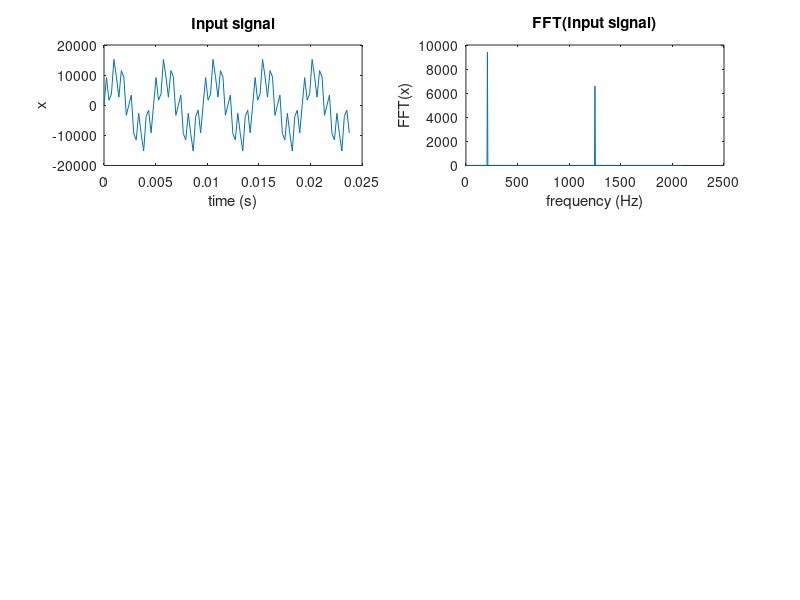

This chart was generated by the following MATLAB code: (Note: this script raises an error after producing the figure.)
% -----------------------------------------------------------------------------------
% This script generates the input signal and a pre-implemented 4 pole butterworth filter
% Allows to plot the input signal in time and frequency as well as the filtered signals. 
% -----------------------------------------------------------------------------------
%%
% PART 1 : Generate input signal
adc_freq = 5e6;
row_len = 100;
num_rows = 12;

Fs = adc_freq / (row_len * num_rows);   % Sampling frequency
T = 1/Fs;                               % Sampling period
L = 1000;                               % Number of samples
t = (0:L-1)*T;                          % Time vector

freq = 1/20 * Fs;                       % Frequency of the signal
x = (16000 / 1.7) * (sin(2*pi*freq*t) + 0.7*sin(2*pi*6*freq*t)); % Signal to filter

input_signal_file = fopen("input_signal.txt", "w");
fprintf(input_signal_file, '%f\n', x);
fclose(input_signal_file);
%%
% PART 2: plot the results

% plot signal to be filtered
subplot(3, 2, 1);
plot(t(1:100), x(1:100));
title("Input signal");
xlabel("time (s)");
ylabel("x");

% Calculate and plot input signal
fft_x = fft(x);
P2_x = abs(fft_x/L);
P1_x = P2_x(1:L/2+1);
P1_x(2:end-1) = 2*P1_x(2:end-1);
f = Fs*(0:(L/2))/L;

subplot(3, 2, 2);
plot(f, P1_x);
title("FFT(Input signal)");
xlabel("frequency (Hz)");
ylabel("FFT(x)");

% Filter signal in matlab
y = filter(Hd_4,x);

subplot(3, 2, 3);
plot(t(1:100), y(1:100));
title("Matlab Filtered signal");
xlabel("time (s)");
ylabel("y");

% Calculate and plot fft of filtered signal in matlab
fft_y = fft(y);
P2_y = abs(fft_y/L);
P1_y = P2_y(1:L/2+1);

subplot(3, 2, 4)
plot(f, P1_y);
title("FFT(Matlab filtered signal)");
xlabel("frequency (Hz)");
ylabel("FFT(y)");

% Read filtered signal from vhdl
vhdl_file = fopen("output_signal.txt", "r");
vhdl_y = fscanf(vhdl_file, '%d');
fclose(vhdl_file);
vhdl_y = vhdl_y';

% Plot vhdl filtered signal in time
subplot(3, 2, 5);
plot(t(1:100), vhdl_y(1:100));
title("VHDL output signal");
xlabel("time (s)");
ylabel("vhdl_y");

% Plot vhdl filtered signal in frequency 
fft_vhdl_y = fft(vhdl_y);
P2_vhdl_y = abs(fft_vhdl_y/L);
P1_vhdl_y = P2_vhdl_y(1:L/2+1);

subplot(3, 2, 6);
plot(f, P1_vhdl_y);
title("FFT(VHDL filtered signal)");
xlabel("frequency (Hz)");
ylabel("FFT(y)");

diff = y./vhdl_y;